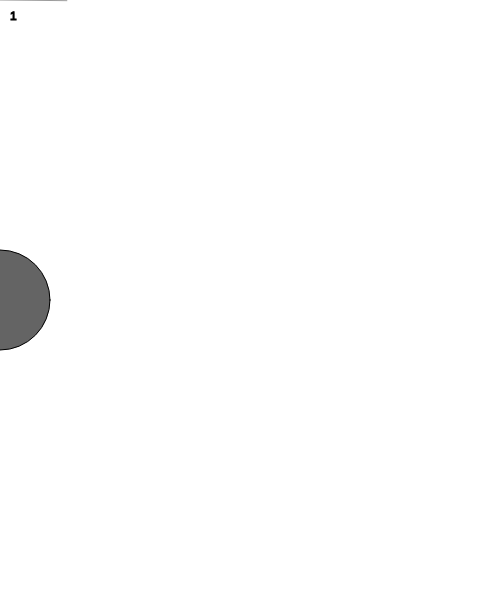
Frame 1 (no input)
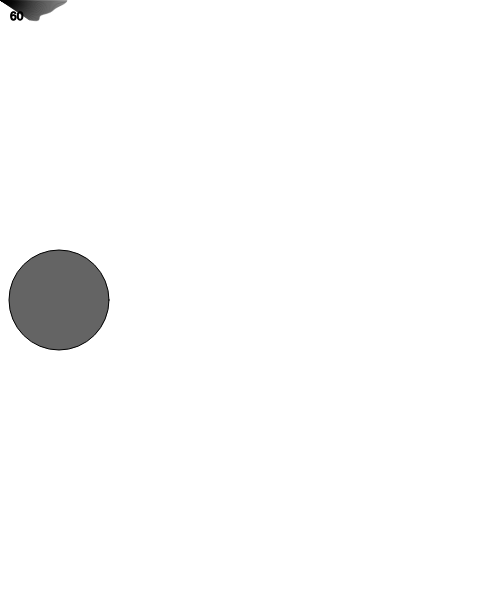
Frame 60 (no input)
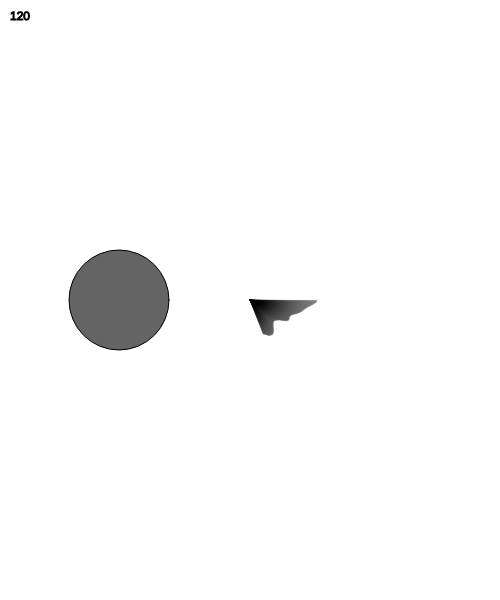
Frame 120 (the mouse pressed at the canvas centre since frame 60)

The p5.js sketch that drew these frames (run headless with seeded random() and noise() and a simulated clock; from frame 60 on, the mouse is pressed at the canvas centre):

// p5.js sketch
// ── sketch.js
var bx;
var by;

var pg; //pGraphic

function setup() {
  createCanvas(500, 600);
  bx = 0;
  by = height / 2;

  pg = createGraphics(400, 400); //create an extra canvas
  pg.pixelDensity(1);
  imageMode(CENTER);

}

function draw() {
  background(255);

  var noiseValue = noise(frameCount * 0.01) * 100;
  var x = cos(frameCount * 0.01) * noiseValue;
  var y = sin(frameCount * 0.01) * noiseValue;

  pg.push();
  pg.translate(pg.width / 2, pg.height / 2);
  pg.stroke(0, 100);
  pg.line(0, 0, x, y);
  pg.pop();
  image(pg, mouseX, mouseY);

  fill(100);
  stroke(0);
  ellipse(bx, by, 100, 100);
  bx++;

  fill(0);
  text(frameCount, 10, 20); //but the text can't be seen clearly. We need createGraphics to fix this. So we can show other info on the canvas
}
